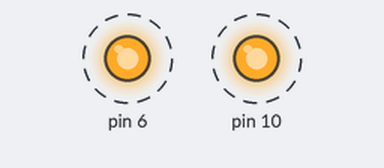
A sketch run on a simulated Arduino Uno, built with avr-gcc and run on an emulated ATmega328P. Shown: output pins drawn as LEDs (lit = HIGH). Dashed ring = blinking.

Above: at 0.2 s.
Timing chart, 0 to 3.0 s (numbered marks = the images above):
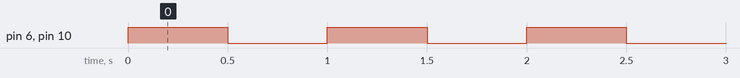

Measured:
- by itself, pin 6, pin 10: alternates HIGH for 0.50 s and LOW for 0.50 s

The sketch:

Variaveis.ino
```cpp
int intervalo1Pisca;//LED verde
int intervalo2Pisca;//LED vermelho

void setup() {
  // put your setup code here, to run once:
  pinMode(10,OUTPUT);
  pinMode(6,OUTPUT);

  intervalo1Pisca = 500;
  intervalo2Pisca = 500;
}

void loop() {
  // put your main code here, to run repeatedly:
  digitalWrite(6,HIGH);
  digitalWrite(10,HIGH);
  delay(intervalo1Pisca);

  digitalWrite(6,LOW);
  digitalWrite(10,LOW);
  delay(intervalo2Pisca);

}
```
